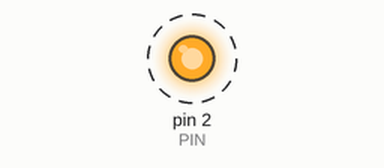
Recording of a sketch running on a simulated Arduino Uno, built with avr-gcc and run on an emulated ATmega328P. Parts: output pins drawn as LEDs (lit = HIGH). Dashed ring = blinking.

Above: at 0.2 s.
Timing chart, 0 to 3.0 s (numbered marks = the images above):
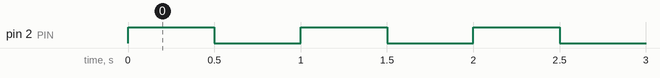

Measured:
- by itself, pin 2 (PIN): alternates HIGH for 0.50 s and LOW for 0.50 s

The sketch:

ATTiny13Lchika.ino
```cpp
#define PIN 2
#define DTIME 500

void setup() {
  pinMode(PIN, OUTPUT);
}

void loop() {
  digitalWrite(PIN, HIGH);
  delay(DTIME);
  digitalWrite(PIN, LOW);
  delay(DTIME);
}
```
